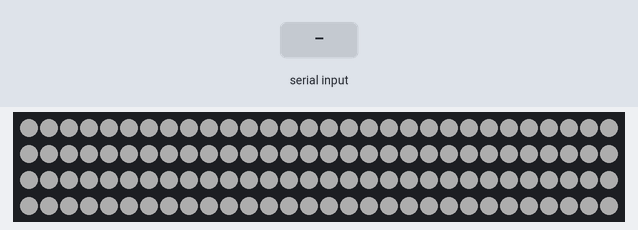
The sketch below on a simulated Arduino Uno, built with avr-gcc and run on an emulated ATmega328P. Parts: 120 RGB LEDs in strip order, left to right, continuing on the next row. The test bench sets the inputs (shaded band). Dim RGB values are drawn brighter than linear; colours are those a GRB WS2812 strip shows for the declared byte order; EEPROM starts erased; what the sketch prints to the serial monitor is not drawn.

Above: at 4.2 s.
4.3 s: "BRIGHT" received over the second serial link
5.8 s: "BRIGHT,1\n" received over the second serial link
7.3 s: "COLOR,1\n" received over the second serial link
Timing chart, 0 to 10.3 s (numbered marks = the images above; inputs shaded):
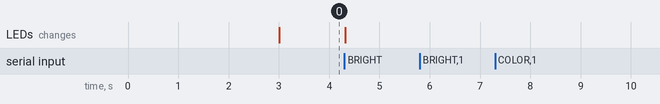

Measured:
- after the input at 5.8 s, every drawn part: stays the same
- after the input at 7.3 s, every drawn part: stays the same

The sketch:

Bluetooth_Control_Script.ino
```cpp
// includes
#include <FastLED.h>
#include <EEPROM.h>
#include <SoftwareSerial.h>

// defines
#define RX_PIN 10
#define TX_PIN 11
#define DATA_PIN 3
#define NUM_LEDS 120
#define LED_TYPE WS2812B

#define MAX_BRIGHTNESS 100

#define SAVE_ADDR_BRIGHT 0
#define SAVE_ADDR_COLOR 1

// global vars
SoftwareSerial SoftSerial( 10, 11 );
String btData;
CRGB leds[ NUM_LEDS ];


// functions
void setup () {
	// stripe safe start
	delay( 3000 );

	Serial.begin( 9600 );
	SoftSerial.begin( 9600 );

	initLED();
}

void loop () {
	btData = getSerialData();

	if ( btData != "" ) {
		int indexOfDelimeter = btData.indexOf( "=" );
		String key = btData.substring( 0, indexOfDelimeter );
		String value = btData.substring( indexOfDelimeter + 1 );

		processStatement( key, value );
	}

	delay( 100 );
}

void initLED () {
	int brightness = ( int ) EEPROM.read( SAVE_ADDR_BRIGHT );
	String color = String( EEPROM.read( SAVE_ADDR_COLOR ) );

	FastLED.addLeds< LED_TYPE, DATA_PIN >( leds, NUM_LEDS );

	processStatement( "BRIGHT", String( brightness ) );
	// processStatement( "COLOR", color );

	for ( int i = 0; i < NUM_LEDS; i++ ) {
		leds[ i ] = CRGB::White;
	}

	FastLED.show();
}

void processStatement ( String key, String value ) {
	if ( key == "BRIGHT" ) {
		int bright = value.toInt();

		if ( ( bright < 0 ) || ( bright > MAX_BRIGHTNESS ) ) {
			bright = ( int )( MAX_BRIGHTNESS / 2 );
		}

		EEPROM.write( SAVE_ADDR_BRIGHT, bright );

		FastLED.setBrightness( bright );
		FastLED.show();

		Serial.println( "BRIGHTNESS: " + String( bright ) );
	} else if ( key == "COLOR" ) {
		String hexstring = value;

		// EEPROM.write( SAVE_ADDR_COLOR, String( value ) );

		long number = strtol( &hexstring[1], NULL, 16);
		long r = number >> 16;
		long g = number >> 8 & 0xFF;
		long b = number & 0xFF;

		for ( int i = 0; i < NUM_LEDS; i++ ) {
			leds[ i ].r = g;
			leds[ i ].g = r;
			leds[ i ].b = b;
		}

		FastLED.show();

		Serial.println( "COLOR: " + value );
	}
}

String getSerialData () {
	String junk;
	String returnValue = "";

	if ( SoftSerial.available() ) {
		while ( SoftSerial.available() ) {
			returnValue += (char) SoftSerial.read();
		}

		// clear left junk
		while ( SoftSerial.available() > 0 ) {
			junk = SoftSerial.read();
		}

		Serial.println( returnValue );
	}

	return returnValue;
}
```
